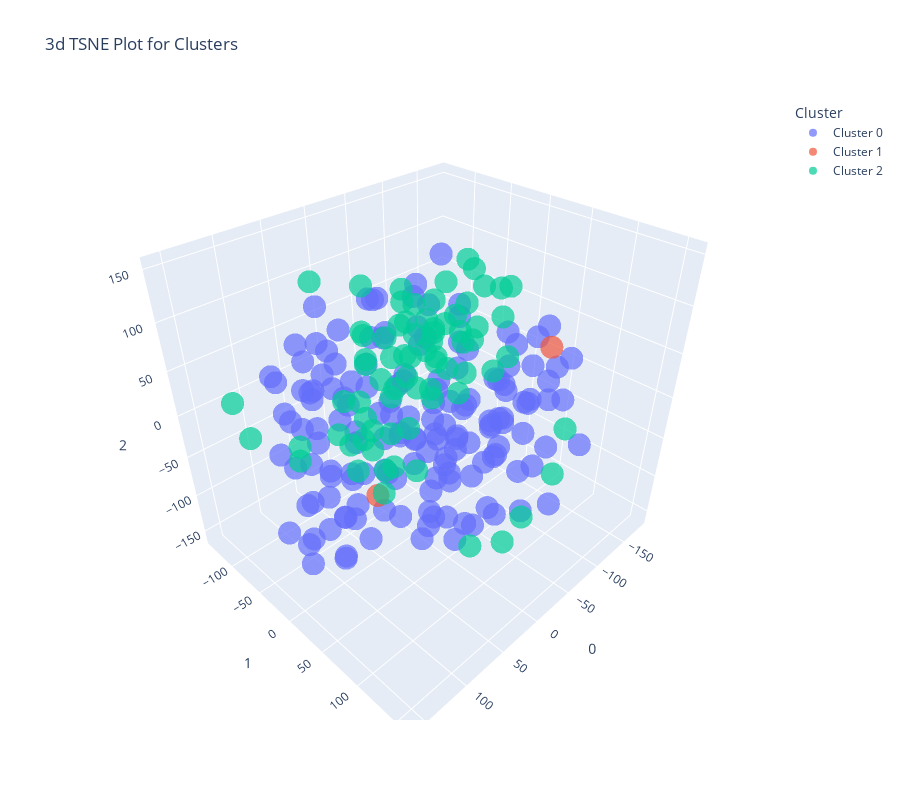

The code cell stored with this chart in its notebook:
### Code cell
plot_model(eval_model, plot = 'tsne')

### Figure 1 — Plotly figure (JSON) as saved in the notebook; plotly's stock layout.template omitted (floating-point values rounded to 4 significant figures; data arrays with more than 128 entries replaced by an {"elided": "..."} marker saying what was removed)
{"data": [{"customdata": {"elided": "155x1 float values"}, "hovertemplate": "Cluster=Cluster 0<br>0=%{x}<br>1=%{y}<br>2=%{z}<br>Feature=%{customdata[0]}<extra></extra>", "legendgroup": "Cluster 0", "marker": {"color": "#636efa", "opacity": 0.7, "symbol": "circle"}, "mode": "markers", "name": "Cluster 0", "scene": "scene", "showlegend": true, "type": "scatter3d", "x": {"elided": "155 float values"}, "y": {"elided": "155 float values"}, "z": {"elided": "155 float values"}}, {"customdata": [[null], [null]], "hovertemplate": "Cluster=Cluster 1<br>0=%{x}<br>1=%{y}<br>2=%{z}<br>Feature=%{customdata[0]}<extra></extra>", "legendgroup": "Cluster 1", "marker": {"color": "#EF553B", "opacity": 0.7, "symbol": "circle"}, "mode": "markers", "name": "Cluster 1", "scene": "scene", "showlegend": true, "type": "scatter3d", "x": [-141.7, 0.7678], "y": [53.78, -59.92], "z": [30.38, -150.1]}, {"customdata": [[null], [null], [null], [null], [null], [null], [null], [null], [null], [null], [null], [null], [null], [null], [null], [null], [null], [null], [null], [null], [null], [null], [null], [null], [null], [null], [null], [null], [null], [null], [null], [null], [null], [null], [null], [null], [null], [null], [null], [null], [null], [null], [null], [null], [null], [null], [null], [null], [null], [null], [null], [null], [4.734], [null], [null], [null], [null], [null], [null], [null], [null], [null], [null], [null], [null], [null], [null], [null], [null], [null], [null], [null], [null], [null]], "hovertemplate": "Cluster=Cluster 2<br>0=%{x}<br>1=%{y}<br>2=%{z}<br>Feature=%{customdata[0]}<extra></extra>", "legendgroup": "Cluster 2", "marker": {"color": "#00cc96", "opacity": 0.7, "symbol": "circle"}, "mode": "markers", "name": "Cluster 2", "scene": "scene", "showlegend": true, "type": "scatter3d", "x": [-55.6, 29.7, -114.5, -67.83, -144.5, -30.27, -29.63, -99.84, -83.79, -43.89, -116.9, -50.1, 113.5, -107.6, -109.7, -29.24, -92.3, -104.9, -47.82, -26.86, 9.267, -144.7, -72.85, 14.66, 144.9, -20.2, -25.04, -29.4, -91.84, -82.57, 157.4, -40.5, -112.4, 143.0, -8.024, 62.79, -26.69, 53.29, -140.5, -97.62, 5.123, -98.26, -68.81, -49.07, -66.14, 0.3129, -61.13, -23.77, -60.52, -122.3, -5.048, -180.3, -12.8, -85.09, -60.23, -85.59, -99.58, -36.74, -87.21, 116.0, -10.14, -52.47, 37.59, -157.8, -116.4, -1.893, -67.45, -80.39, -74.32, -60.49, -39.0, -128.7, -43.47, -67.16], "y": [-137.6, 158.7, -86.44, 0.2925, -48.79, -107.0, -65.63, -122.5, 31.11, -97.93, -134.8, -61.59, 45.18, -75.99, 101.7, -40.42, -101.5, -38.26, -30.36, -113.1, 125.6, -23.2, -28.9, -104.2, -79.7, -98.08, -105.6, -80.04, -43.95, -9.06, -34.92, -133.9, -26.96, 14.25, 75.19, -108.7, -101.6, -75.66, -112.3, -14.89, -103.3, -72.7, -67.3, -90.35, -100.8, -93.19, -38.37, -65.36, -61.26, 4.238, -37.67, -33.82, -80.85, -11.6, -61.0, -41.5, -71.34, -35.43, -62.6, 86.84, 157.9, -134.9, 110.9, -85.91, -55.72, -66.55, -36.62, -106.0, -94.24, 9.59, -73.68, 8.727, -27.66, -83.9], "z": [-35.94, -17.69, 7.312, 44.46, 12.49, 81.19, -33.61, 48.06, 108.0, -33.08, -3.848, -83.88, 41.58, -28.71, -29.94, 2.998, -26.33, -51.7, 65.66, -115.1, -84.73, -33.58, 97.63, -81.0, 36.63, 35.66, -79.63, -143.3, -15.88, -1.98, 28.55, -78.88, 17.96, 24.08, 151.1, -73.87, -1.625, 124.4, -18.3, 107.9, -41.03, -71.35, -41.47, -106.2, -56.78, -134.5, -25.83, 40.79, 66.16, 53.36, -98.97, 54.35, -104.4, 76.74, 31.64, 42.2, 53.52, -121.7, 12.13, 17.83, 4.635, 3.991, -80.16, -13.37, 34.97, -64.12, 12.26, 17.3, 51.93, 136.9, 7.604, 5.506, 33.35, -6.259]}], "layout": {"height": 800, "legend": {"title": {"text": "Cluster"}, "tracegroupgap": 0}, "scene": {"domain": {"x": [0.0, 1.0], "y": [0.0, 1.0]}, "xaxis": {"title": {"text": "0"}}, "yaxis": {"title": {"text": "1"}}, "zaxis": {"title": {"text": "2"}}}, "title": {"text": "3d TSNE Plot for Clusters"}, "width": 900}}
